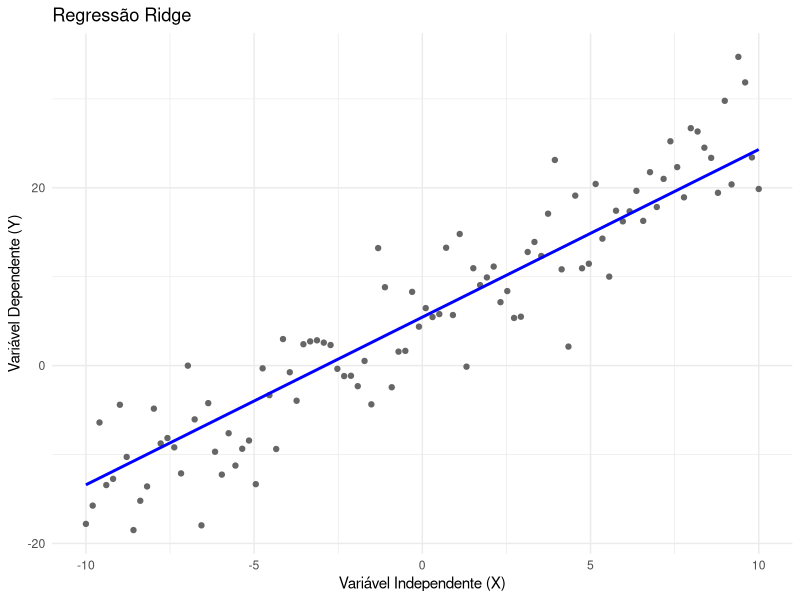

Generate this figure with R:
# simulate X
set.seed(123)
X <- seq(-10, 10, length.out = 100)
Y <- 5 + 2 * X + rnorm(100, mean = 0, sd = 5)
data <- data.frame(X, Y)

# criar matriz de preditores com intercepto
X_matrix <- model.matrix(~ X, data = data)

# ajustar modelo de regressão ridge
model <- glmnet::glmnet(X_matrix, data$Y, alpha = 0)

# predições (usando lambda padrão)
predicted_Y <- predict(model, newx = X_matrix, s = 0.01)

# adicionar ao dataframe
data$Y_pred <- as.numeric(predicted_Y)

# plotar com ggplot
ggplot2::ggplot(data, ggplot2::aes(x = X, y = Y)) +
  ggplot2::geom_point(color = "gray40") +
  ggplot2::geom_line(ggplot2::aes(y = Y_pred), color = "blue", size = 1) +
  ggplot2::labs(title = "Regressão Ridge",
       x = "Variável Independente (X)",
       y = "Variável Dependente (Y)") +
  ggplot2::theme_minimal()
